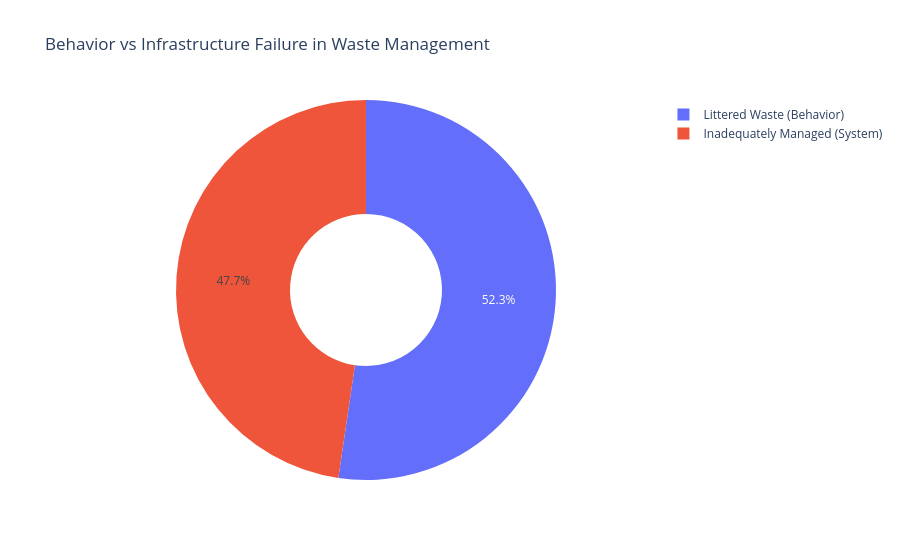

Write notebook code for a chart like this one.
### Markdown cell above
there is a direct relation between population and waste in palstic

### Code cell
total_littered = df1['plastic_waste_littered__kg_day'].sum()
total_inadequate = df1['inadequately_managed_plastic_waste_kg_day'].sum()

fig5 = go.Figure(data=[go.Pie(
    labels=[
        "Littered Waste (Behavior)",
        "Inadequately Managed (System)"
    ],
    values=[total_littered, total_inadequate],
    hole=0.4
)])

fig5.update_layout(
    title="Behavior vs Infrastructure Failure in Waste Management",
    template="plotly_white"
)

fig5.show()

### Figure 1 — Plotly figure (JSON) as saved in the notebook; plotly's stock layout.template omitted (floating-point values rounded to 4 significant figures)
{"data": [{"hole": 0.4, "labels": ["Littered Waste (Behavior)", "Inadequately Managed (System)"], "type": "pie", "values": [227.9, 207.7]}], "layout": {"title": {"text": "Behavior vs Infrastructure Failure in Waste Management"}}}
